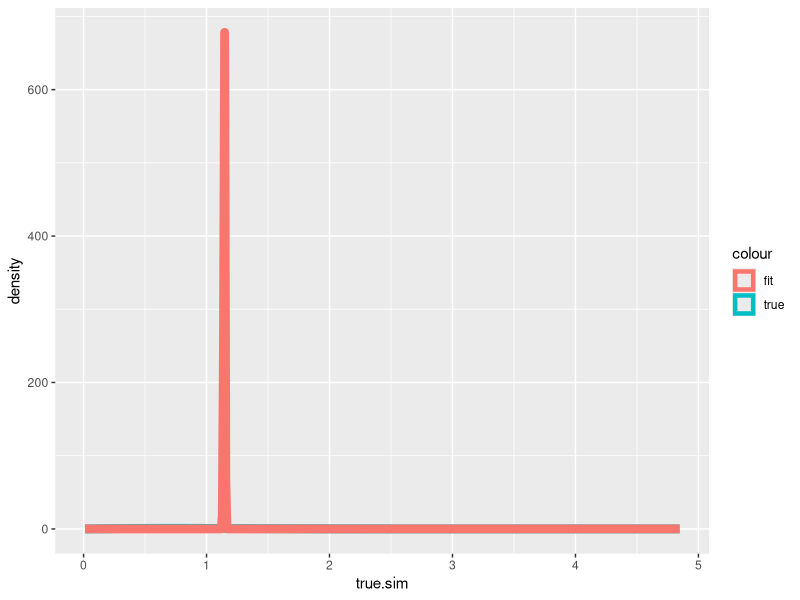

The R source for this figure:





.f <- function(x, use.log=T) {
  log.f <- -x - 2 * log(x)
  if (!use.log) {
    return(ifelse(x <= 0, 0, exp(log.f)))
  } else {
    return(ifelse(x <= 0, 0, log.f))
  }
}


f <- function(x, use.log=T) {
  log.f <- dgamma(x, shape=shape, rate=rate, log=T)
  if (!use.log) {
    return(ifelse(x <= 0, 0, exp(log.f)))
  } else {
    return(ifelse(x <= 0, -Inf, log.f))
  }
}

norm.f <- function(x, m, use.log=T) {
  return(dnorm(x, mean=m, sd=sigma, log=T))
}


#x <- seq(0, 3, length.out=1e4)
#plot(x, f(x))

shape <- 3
rate <- 3
k <- 10
m.start <- seq(1, 3, length.out=k)

m <- m.start
xt <- m.start

sigma <- 0.001

for (i in 1:5000) {  
  # Each column is a component, each row a point.
  log.probs <- do.call(cbind, lapply(m, function(z) { norm.f(xt, z) }))
  probs <- rowSums(exp(log.probs - max(log.probs)))
  probs <- probs / sum(probs)
  log.weights <- f(xt) - log(probs)
  weights <- exp(log.weights - max(log.weights))
  weights <- weights / sum(weights)
  
  # Use monte carlo to calculate the quantiles
  sims <- 1e4
  components <- rmultinom(1, sims, weights)
  x.sim <- unlist(lapply(1:length(components), function(i) { rnorm(n=components[i],
                                                                   mean=m[i],
                                                                   sd=sigma) }))
  print(sprintf("%f, %f", mean(x.sim), var(x.sim)))
  m <- quantile(x.sim, (1:k) / (k + 1))
  names(m) <- NULL
  xt <- m
  #print(weights)
}

true.sim <- rgamma(n=sims, rate=rate, shape=shape)
mean(true.sim)
var(true.sim)

library(ggplot2)
ggplot() +
  geom_density(aes(x=true.sim, color="true"), lwd=3) +
  geom_density(aes(x=x.sim, color="fit"), lwd=3)

quantile(x.sim, (1:k) / (k + 1))
quantile(true.sim, (1:k) / (k + 1))
